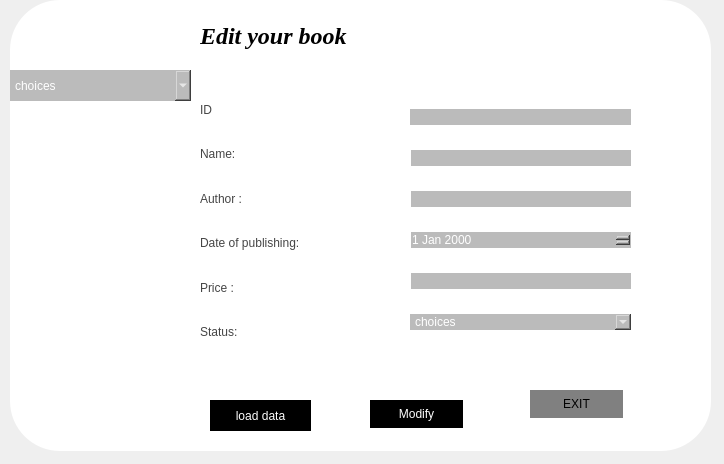
<?xml version="1.0" encoding="UTF-8"?>
<ui version="4.0">
 <class>edit</class>
 <widget class="QDialog" name="edit">
  <property name="geometry">
   <rect>
    <x>0</x>
    <y>0</y>
    <width>724</width>
    <height>464</height>
   </rect>
  </property>
  <property name="windowTitle">
   <string>Dialog</string>
  </property>
  <widget class="QGroupBox" name="groupBox">
   <property name="geometry">
    <rect>
     <x>10</x>
     <y>0</y>
     <width>701</width>
     <height>451</height>
    </rect>
   </property>
   <property name="styleSheet">
    <string notr="true">background-color:white;
border-radius:50px;</string>
   </property>
   <property name="title">
    <string/>
   </property>
   <widget class="QLabel" name="label">
    <property name="geometry">
     <rect>
      <x>-60</x>
      <y>110</y>
      <width>261</width>
      <height>231</height>
     </rect>
    </property>
    <property name="text">
     <string/>
    </property>
    <property name="pixmap">
     <pixmap>../../../../../Downloads/book8-removebg-preview.png</pixmap>
    </property>
    <property name="scaledContents">
     <bool>true</bool>
    </property>
   </widget>
   <widget class="QLabel" name="label_2">
    <property name="geometry">
     <rect>
      <x>190</x>
      <y>10</y>
      <width>291</width>
      <height>51</height>
     </rect>
    </property>
    <property name="font">
     <font>
      <family>Georgia</family>
      <pointsize>18</pointsize>
      <weight>75</weight>
      <italic>true</italic>
      <bold>true</bold>
     </font>
    </property>
    <property name="styleSheet">
     <string notr="true">backgrond-color:transparent;</string>
    </property>
    <property name="text">
     <string>Edit your book</string>
    </property>
   </widget>
   <widget class="QPushButton" name="edit_2">
    <property name="geometry">
     <rect>
      <x>360</x>
      <y>400</y>
      <width>93</width>
      <height>28</height>
     </rect>
    </property>
    <property name="styleSheet">
     <string notr="true">background-color:black;
color:white;
font: 75 10pt &quot;Georgia&quot;;</string>
    </property>
    <property name="text">
     <string>Modify</string>
    </property>
   </widget>
   <widget class="QWidget" name="layoutWidget">
    <property name="geometry">
     <rect>
      <x>400</x>
      <y>90</y>
      <width>221</width>
      <height>261</height>
     </rect>
    </property>
    <layout class="QVBoxLayout" name="verticalLayout_2">
     <item>
      <widget class="QLineEdit" name="id">
       <property name="styleSheet">
        <string notr="true">background-color:#bbbbbb;
color:white;
font: 14pt &quot;Georgia&quot;;</string>
       </property>
       <property name="text">
        <string/>
       </property>
      </widget>
     </item>
     <item>
      <widget class="QLineEdit" name="name">
       <property name="styleSheet">
        <string notr="true">background-color:#bbbbbb;
color:white;
font: 14pt &quot;Georgia&quot;;</string>
       </property>
       <property name="text">
        <string/>
       </property>
      </widget>
     </item>
     <item>
      <widget class="QLineEdit" name="author">
       <property name="styleSheet">
        <string notr="true">background-color:#bbbbbb;
color:white;
font: 14pt &quot;Georgia&quot;;</string>
       </property>
       <property name="text">
        <string/>
       </property>
      </widget>
     </item>
     <item>
      <widget class="QDateEdit" name="date">
       <property name="styleSheet">
        <string notr="true">background-color:#bbbbbb;
color:white;</string>
       </property>
      </widget>
     </item>
     <item>
      <widget class="QLineEdit" name="price">
       <property name="styleSheet">
        <string notr="true">background-color:#bbbbbb;
color:white;
font: 14pt &quot;Georgia&quot;;</string>
       </property>
       <property name="text">
        <string/>
       </property>
      </widget>
     </item>
     <item>
      <widget class="QComboBox" name="status">
       <property name="styleSheet">
        <string notr="true">background-color:#bbbbbb;
color:white;
font: 14pt &quot;Georgia&quot;;</string>
       </property>
       <item>
        <property name="text">
         <string>choices</string>
        </property>
       </item>
       <item>
        <property name="text">
         <string>Reserved</string>
        </property>
       </item>
       <item>
        <property name="text">
         <string>sold</string>
        </property>
       </item>
       <item>
        <property name="text">
         <string>non available</string>
        </property>
       </item>
       <item>
        <property name="text">
         <string>available</string>
        </property>
       </item>
       <item>
        <property name="text">
         <string>borrowed</string>
        </property>
       </item>
      </widget>
     </item>
    </layout>
   </widget>
   <widget class="QWidget" name="layoutWidget_2">
    <property name="geometry">
     <rect>
      <x>190</x>
      <y>90</y>
      <width>211</width>
      <height>261</height>
     </rect>
    </property>
    <layout class="QVBoxLayout" name="verticalLayout_3">
     <item>
      <widget class="QLabel" name="label_13">
       <property name="styleSheet">
        <string notr="true">font: 75 14pt &quot;Georgia&quot;;
background-color:transparent;
color:#454545;</string>
       </property>
       <property name="text">
        <string>ID</string>
       </property>
      </widget>
     </item>
     <item>
      <widget class="QLabel" name="label_8">
       <property name="styleSheet">
        <string notr="true">font: 75 14pt &quot;Georgia&quot;;
background-color:transparent;
color:#454545;</string>
       </property>
       <property name="text">
        <string>Name:</string>
       </property>
      </widget>
     </item>
     <item>
      <widget class="QLabel" name="label_9">
       <property name="styleSheet">
        <string notr="true">font: 75 14pt &quot;Georgia&quot;;
background-color:transparent;
color:#454545;</string>
       </property>
       <property name="text">
        <string>Author :</string>
       </property>
      </widget>
     </item>
     <item>
      <widget class="QLabel" name="label_10">
       <property name="styleSheet">
        <string notr="true">font: 75 14pt &quot;Georgia&quot;;
background-color:transparent;
color:#454545;</string>
       </property>
       <property name="text">
        <string>Date of publishing:</string>
       </property>
      </widget>
     </item>
     <item>
      <widget class="QLabel" name="label_11">
       <property name="styleSheet">
        <string notr="true">font: 75 14pt &quot;Georgia&quot;;
background-color:transparent;
color:#454545;</string>
       </property>
       <property name="text">
        <string>Price :</string>
       </property>
      </widget>
     </item>
     <item>
      <widget class="QLabel" name="label_12">
       <property name="styleSheet">
        <string notr="true">font: 75 14pt &quot;Georgia&quot;;
background-color:transparent;
color:#454545;</string>
       </property>
       <property name="text">
        <string>Status:</string>
       </property>
      </widget>
     </item>
    </layout>
   </widget>
   <widget class="QPushButton" name="exitbtnn">
    <property name="geometry">
     <rect>
      <x>520</x>
      <y>390</y>
      <width>93</width>
      <height>28</height>
     </rect>
    </property>
    <property name="styleSheet">
     <string notr="true">background-color:grey;
font: 10pt &quot;Felix Titling&quot;;</string>
    </property>
    <property name="text">
     <string>EXIT</string>
    </property>
   </widget>
   <widget class="QPushButton" name="apply">
    <property name="geometry">
     <rect>
      <x>200</x>
      <y>400</y>
      <width>101</width>
      <height>31</height>
     </rect>
    </property>
    <property name="styleSheet">
     <string notr="true">background-color:black;
color:white;
font: 75 10pt &quot;Georgia&quot;;</string>
    </property>
    <property name="text">
     <string>load data</string>
    </property>
   </widget>
   <widget class="QComboBox" name="combo">
    <property name="geometry">
     <rect>
      <x>0</x>
      <y>70</y>
      <width>181</width>
      <height>31</height>
     </rect>
    </property>
    <property name="styleSheet">
     <string notr="true">background-color:#bbbbbb;
color:white;
font: 14pt &quot;Georgia&quot;;</string>
    </property>
    <item>
     <property name="text">
      <string>choices</string>
     </property>
    </item>
   </widget>
  </widget>
 </widget>
 <resources/>
 <connections/>
</ui>
